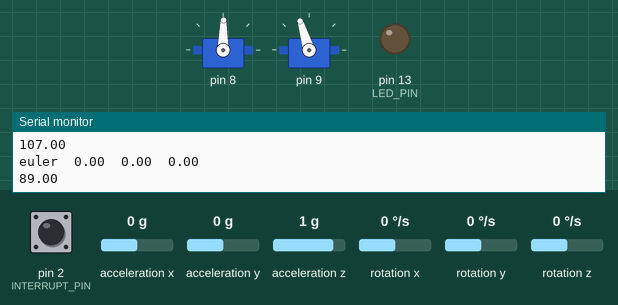
The program below on a simulated Arduino Micro, built with avr-gcc and run on an emulated ATmega32U4. Parts: 2 × servo, output pins drawn as LEDs (lit = HIGH), the last lines printed to the serial monitor. The test bench sets the inputs (shaded band); at power-on: rotation z 0 °/s, acceleration y 0 g, acceleration x 0 g, acceleration z 1 g, pin 2 (INTERRUPT_PIN) LOW, rotation x 0 °/s, rotation y 0 °/s. The sensor or clock chip raises its interrupt line as the real part does.

Above: at 1.7 s.
1.8 s: rotation z set to -192 °/s
At 2.5 s:
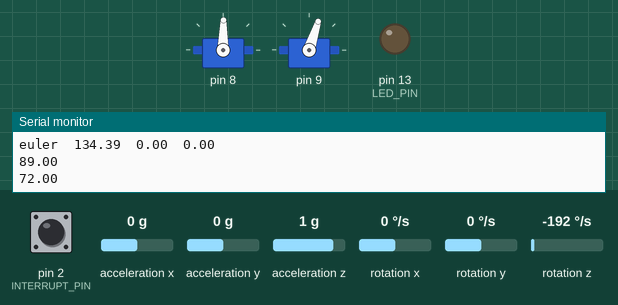
4.8 s: acceleration y set to -1.4 g
At 7.1 s:
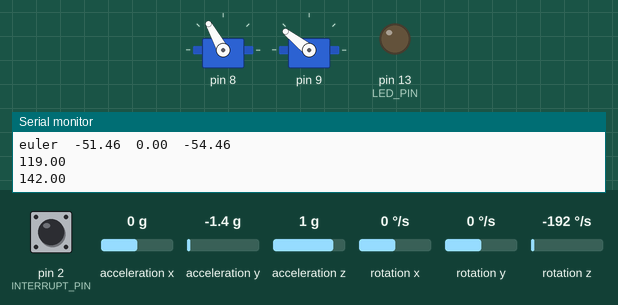
At 7.7 s:
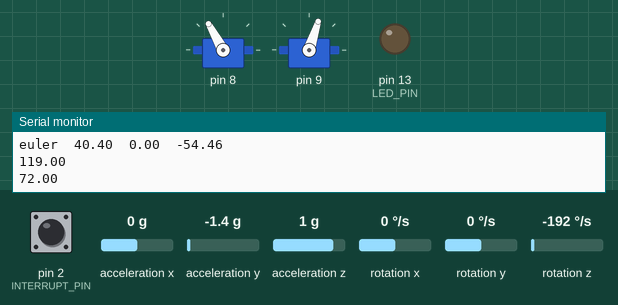
7.8 s: acceleration x set to -1.4 g
10.8 s: acceleration y set to 0 g
13.8 s: acceleration z set to -0.8 g
16.8 s: rotation z set to 0 °/s
At 17.5 s:
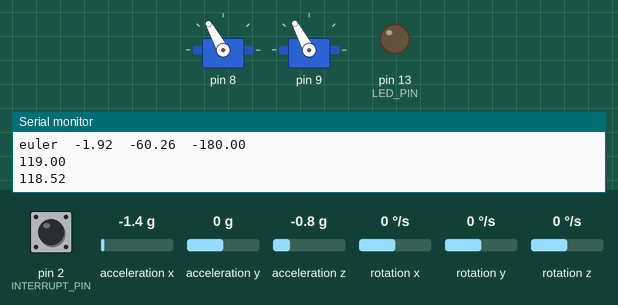
Timing chart, 0 to 19.3 s (numbered marks = the images above; inputs shaded):
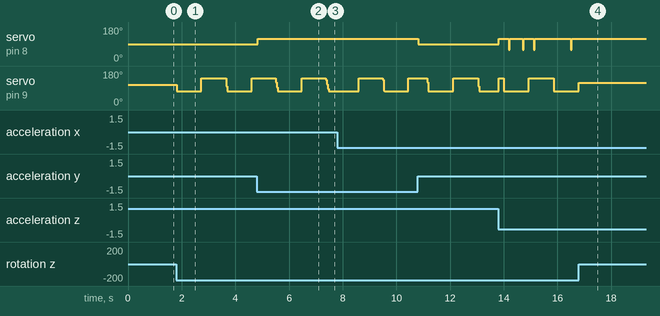

The program:

main.cpp
```cpp
#include <Arduino.h>
#include <servoX.hpp>
#include <servoY.hpp>
#include <gyro.hpp>
#include <SoftwareSerial.h>

SoftwareSerial softSerial(10, 11);
float test_vals[5] = {0, -2.14, 2.06, -5.345, 5.038};

int time_step = 0;

void setup() {
  Serial.begin(9600);
  softSerial.begin(9600);
  init_gyro();
  init_servoX(8);
  init_servoY(9);
}

float * update_test() {
  static float euler[3] = {test_vals[1], 1, 0};
  return euler;
}

void loop() {
  float *gyro_vals;
  gyro_vals = update_gyro();
  float x_out = align_servoX(*(gyro_vals + 2) * 180/M_PI, 0);
  float y_out = align_servoY(*(gyro_vals + 0) * 180/M_PI, 0);
  delay(25);
}
```

gyro.cpp
```cpp
// I2C device class (I2Cdev) demonstration Arduino sketch for MPU6050 class using DMP (MotionApps v2.0)
// 6/21/2012 by Jeff Rowberg <jeff@rowberg.net>
// Updates should (hopefully) always be available at https://github.com/jrowberg/i2cdevlib
//
// Changelog:
//      2019-07-08 - Added Auto Calibration and offset generator
//		   - and altered FIFO retrieval sequence to avoid using blocking code
//      2016-04-18 - Eliminated a potential infinite loop
//      2013-05-08 - added seamless Fastwire support
//                 - added note about gyro calibration
//      2012-06-21 - added note about Arduino 1.0.1 + Leonardo compatibility error
//      2012-06-20 - improved FIFO overflow handling and simplified read process
//      2012-06-19 - completely rearranged DMP initialization code and simplification
//      2012-06-13 - pull gyro and accel data from FIFO packet instead of reading directly
//      2012-06-09 - fix broken FIFO read sequence and change interrupt detection to RISING
//      2012-06-05 - add gravity-compensated initial reference frame acceleration output
//                 - add 3D math helper file to DMP6 example sketch
//                 - add Euler output and Yaw/Pitch/Roll output formats
//      2012-06-04 - remove accel offset clearing for better results (thanks Sungon Lee)
//      2012-06-01 - fixed gyro sensitivity to be 2000 deg/sec instead of 250
//      2012-05-30 - basic DMP initialization working

/* ============================================
I2Cdev device library code is placed under the MIT license
Copyright (c) 2012 Jeff Rowberg

Permission is hereby granted, free of charge, to any person obtaining a copy
of this software and associated documentation files (the "Software"), to deal
in the Software without restriction, including without limitation the rights
to use, copy, modify, merge, publish, distribute, sublicense, and/or sell
copies of the Software, and to permit persons to whom the Software is
furnished to do so, subject to the following conditions:

The above copyright notice and this permission notice shall be included in
all copies or substantial portions of the Software.

THE SOFTWARE IS PROVIDED "AS IS", WITHOUT WARRANTY OF ANY KIND, EXPRESS OR
IMPLIED, INCLUDING BUT NOT LIMITED TO THE WARRANTIES OF MERCHANTABILITY,
FITNESS FOR A PARTICULAR PURPOSE AND NONINFRINGEMENT. IN NO EVENT SHALL THE
AUTHORS OR COPYRIGHT HOLDERS BE LIABLE FOR ANY CLAIM, DAMAGES OR OTHER
LIABILITY, WHETHER IN AN ACTION OF CONTRACT, TORT OR OTHERWISE, ARISING FROM,
OUT OF OR IN CONNECTION WITH THE SOFTWARE OR THE USE OR OTHER DEALINGS IN
THE SOFTWARE.
===============================================
*/

// I2Cdev and MPU6050 must be installed as libraries, or else the .cpp/.h files
// for both classes must be in the include path of your project
#include "I2Cdev.h"

#include "MPU6050_6Axis_MotionApps20.h"
//#include "MPU6050.h" // not necessary if using MotionApps include file

// Arduino Wire library is required if I2Cdev I2CDEV_ARDUINO_WIRE implementation
// is used in I2Cdev.h
#if I2CDEV_IMPLEMENTATION == I2CDEV_ARDUINO_WIRE
    #include "Wire.h"
#endif

// class default I2C address is 0x68
// specific I2C addresses may be passed as a parameter here
// AD0 low = 0x68 (default for SparkFun breakout and InvenSense evaluation board)
// AD0 high = 0x69
MPU6050 mpu;
//MPU6050 mpu(0x69); // <-- use for AD0 high

/* =========================================================================
   NOTE: In addition to connection 3.3v, GND, SDA, and SCL, this sketch
   depends on the MPU-6050's INT pin being connected to the Arduino's
   external interrupt #0 pin. On the Arduino Uno and Mega 2560, this is
   digital I/O pin 2.
 * ========================================================================= */

/* =========================================================================
   NOTE: Arduino v1.0.1 with the Leonardo board generates a compile error
   when using Serial.write(buf, len). The Teapot output uses this method.
   The solution requires a modification to the Arduino USBAPI.h file, which
   is fortunately simple, but annoying. This will be fixed in the next IDE
   release. For more info, see these links:

   http://arduino.cc/forum/index.php/topic,109987.0.html
   http://code.google.com/p/arduino/issues/detail?id=958
 * ========================================================================= */


// uncomment "OUTPUT_READABLE_QUATERNION" if you want to see the actual
// quaternion components in a [w, x, y, z] format (not best for parsing
// on a remote host such as Processing or something though)
//#define OUTPUT_READABLE_QUATERNION

// uncomment "OUTPUT_READABLE_EULER" if you want to see Euler angles
// (in degrees) calculated from the quaternions coming from the FIFO.
// Note that Euler angles suffer from gimbal lock (for more info, see
// http://en.wikipedia.org/wiki/Gimbal_lock)
#define OUTPUT_READABLE_EULER

// uncomment "OUTPUT_READABLE_YAWPITCHROLL" if you want to see the yaw/
// pitch/roll angles (in degrees) calculated from the quaternions coming
// from the FIFO. Note this also requires gravity vector calculations.
// Also note that yaw/pitch/roll angles suffer from gimbal lock (for
// more info, see: http://en.wikipedia.org/wiki/Gimbal_lock)
//#define OUTPUT_READABLE_YAWPITCHROLL

// uncomment "OUTPUT_READABLE_REALACCEL" if you want to see acceleration
// components with gravity removed. This acceleration reference frame is
// not compensated for orientation, so +X is always +X according to the
// sensor, just without the effects of gravity. If you want acceleration
// compensated for orientation, us OUTPUT_READABLE_WORLDACCEL instead.
//#define OUTPUT_READABLE_REALACCEL

// uncomment "OUTPUT_READABLE_WORLDACCEL" if you want to see acceleration
// components with gravity removed and adjusted for the world frame of
// reference (yaw is relative to initial orientation, since no magnetometer
// is present in this case). Could be quite handy in some cases.
//#define OUTPUT_READABLE_WORLDACCEL

// uncomment "OUTPUT_TEAPOT" if you want output that matches the
// format used for the InvenSense teapot demo
//#define OUTPUT_TEAPOT


#define INTERRUPT_PIN 2  // use pin 2 on Arduino Uno & most boards
#define LED_PIN 13 // (Arduino is 13, Teensy is 11, Teensy++ is 6)
bool blinkState = false;

// MPU control/status vars
bool dmpReady = false;  // set true if DMP init was successful
uint8_t mpuIntStatus;   // holds actual interrupt status byte from MPU
uint8_t devStatus;      // return status after each device operation (0 = success, !0 = error)
uint16_t packetSize;    // expected DMP packet size (default is 42 bytes)
uint16_t fifoCount;     // count of all bytes currently in FIFO
uint8_t fifoBuffer[64]; // FIFO storage buffer

// orientation/motion vars
Quaternion q;           // [w, x, y, z]         quaternion container
VectorInt16 aa;         // [x, y, z]            accel sensor measurements
VectorInt16 aaReal;     // [x, y, z]            gravity-free accel sensor measurements
VectorInt16 aaWorld;    // [x, y, z]            world-frame accel sensor measurements
VectorFloat gravity;    // [x, y, z]            gravity vector
float euler[3];         // [psi, theta, phi]    Euler angle container
float ypr[3];           // [yaw, pitch, roll]   yaw/pitch/roll container and gravity vector

// packet structure for InvenSense teapot demo
uint8_t teapotPacket[14] = { '$', 0x02, 0,0, 0,0, 0,0, 0,0, 0x00, 0x00, '\r', '\n' };


// ================================================================
// ===               INTERRUPT DETECTION ROUTINE                ===
// ================================================================

volatile bool mpuInterrupt = false;     // indicates whether MPU interrupt pin has gone high
void dmpDataReady() {
    mpuInterrupt = true;
}


// ================================================================
// ===                      INITIAL SETUP                       ===
// ================================================================

void init_gyro() {
    // join I2C bus (I2Cdev library doesn't do this automatically)
    #if I2CDEV_IMPLEMENTATION == I2CDEV_ARDUINO_WIRE
        Wire.begin();
        Wire.setClock(400000); // 400kHz I2C clock. Comment this line if having compilation difficulties
    #elif I2CDEV_IMPLEMENTATION == I2CDEV_BUILTIN_FASTWIRE
        Fastwire::setup(400, true);
    #endif

    // initialize serial communication
    // (115200 chosen because it is required for Teapot Demo output, but it's
    // really up to you depending on your project)
    // Serial.begin(9600);
    //while (!Serial); // wait for Leonardo enumeration, others continue immediately

    // NOTE: 8MHz or slower host processors, like the Teensy @ 3.3V or Arduino
    // Pro Mini running at 3.3V, cannot handle this baud rate reliably due to
    // the baud timing being too misaligned with processor ticks. You must use
    // 38400 or slower in these cases, or use some kind of external separate
    // crystal solution for the UART timer.

    // initialize device
    Serial.println(F("Initializing I2C devices..."));
    mpu.initialize();
    pinMode(INTERRUPT_PIN, INPUT);

    // verify connection
    Serial.println(F("Testing device connections..."));
    Serial.println(mpu.testConnection() ? F("MPU6050 connection successful") : F("MPU6050 connection failed"));

    // wait for ready
    Serial.println(F("\nSend any character to begin DMP programming and demo: "));
    // while (Serial.available() && Serial.read()); // empty buffer
    // while (!Serial.available());                 // wait for data
    // while (Serial.available() && Serial.read()); // empty buffer again

    // load and configure the DMP
    Serial.println(F("Initializing DMP..."));
    devStatus = mpu.dmpInitialize();

    // supply your own gyro offsets here, scaled for min sensitivity
    mpu.setXGyroOffset(0);
    mpu.setYGyroOffset(0);
    mpu.setZGyroOffset(0);
    mpu.setZAccelOffset(1788); // 1688 factory default for my test chip

    // make sure it worked (returns 0 if so)
    if (devStatus == 0) {
        // Calibration Time: generate offsets and calibrate our MPU6050
        mpu.CalibrateAccel(6);
        mpu.CalibrateGyro(6);
        mpu.PrintActiveOffsets();
        // turn on the DMP, now that it's ready
        Serial.println(F("Enabling DMP..."));
        mpu.setDMPEnabled(true);

        // enable Arduino interrupt detection
        Serial.print(F("Enabling interrupt detection (Arduino external interrupt "));
        Serial.print(digitalPinToInterrupt(INTERRUPT_PIN));
        Serial.println(F(")..."));
        attachInterrupt(digitalPinToInterrupt(INTERRUPT_PIN), dmpDataReady, RISING);
        mpuIntStatus = mpu.getIntStatus();

        // set our DMP Ready flag so the main loop() function knows it's okay to use it
        Serial.println(F("DMP ready! Waiting for first interrupt..."));
        dmpReady = true;

        // get expected DMP packet size for later comparison
        packetSize = mpu.dmpGetFIFOPacketSize();
    } else {
        // ERROR!
        // 1 = initial memory load failed
        // 2 = DMP configuration updates failed
        // (if it's going to break, usually the code will be 1)
        Serial.print(F("DMP Initialization failed (code "));
        Serial.print(devStatus);
        Serial.println(F(")"));
    }

    // configure LED for output
    pinMode(LED_PIN, OUTPUT);
}


// ================================================================
// ===                    MAIN PROGRAM LOOP                     ===
// ================================================================

float * update_gyro() {
    // if programming failed, don't try to do anything
    if (!dmpReady) return nullptr;
    // read a packet from FIFO
    if (mpu.dmpGetCurrentFIFOPacket(fifoBuffer)) { // Get the Latest packet
        #ifdef OUTPUT_READABLE_QUATERNION
            // display quaternion values in easy matrix form: w x y z
            mpu.dmpGetQuaternion(&q, fifoBuffer);
            Serial.print("quat\t");
            Serial.print(q.w);
            Serial.print("\t");
            Serial.print(q.x);
            Serial.print("\t");
            Serial.print(q.y);
            Serial.print("\t");
            Serial.println(q.z);
        #endif

        #ifdef OUTPUT_READABLE_EULER
            // display Euler angles in degrees
            mpu.dmpGetQuaternion(&q, fifoBuffer);
            mpu.dmpGetEuler(euler, &q);
            Serial.print("euler\t");
            Serial.print(euler[0] * 180/M_PI);
            Serial.print("\t");
            Serial.print(euler[1] * 180/M_PI);
            Serial.print("\t");
            Serial.println(euler[2] * 180/M_PI);
            return euler;
        #endif

        #ifdef OUTPUT_READABLE_YAWPITCHROLL
            // display Euler angles in degrees
            mpu.dmpGetQuaternion(&q, fifoBuffer);
            mpu.dmpGetGravity(&gravity, &q);
            mpu.dmpGetYawPitchRoll(ypr, &q, &gravity);
            Serial.print("ypr\t");
            Serial.print(ypr[0] * 180/M_PI);
            Serial.print("\t");
            Serial.print(ypr[1] * 180/M_PI);
            Serial.print("\t");
            Serial.println(ypr[2] * 180/M_PI);
            return ypr;
        #endif

        #ifdef OUTPUT_READABLE_REALACCEL
            // display real acceleration, adjusted to remove gravity
            mpu.dmpGetQuaternion(&q, fifoBuffer);
            mpu.dmpGetAccel(&aa, fifoBuffer);
            mpu.dmpGetGravity(&gravity, &q);
            mpu.dmpGetLinearAccel(&aaReal, &aa, &gravity);
            Serial.print("areal\t");
            Serial.print(aaReal.x);
            Serial.print("\t");
            Serial.print(aaReal.y);
            Serial.print("\t");
            Serial.println(aaReal.z);
        #endif

        #ifdef OUTPUT_READABLE_WORLDACCEL
            // display initial world-frame acceleration, adjusted to remove gravity
            // and rotated based on known orientation from quaternion
            mpu.dmpGetQuaternion(&q, fifoBuffer);
            mpu.dmpGetAccel(&aa, fifoBuffer);
            mpu.dmpGetGravity(&gravity, &q);
            mpu.dmpGetLinearAccel(&aaReal, &aa, &gravity);
            mpu.dmpGetLinearAccelInWorld(&aaWorld, &aaReal, &q);
            Serial.print("aworld\t");
            Serial.print(aaWorld.x);
            Serial.print("\t");
            Serial.print(aaWorld.y);
            Serial.print("\t");
            Serial.println(aaWorld.z);
        #endif

        #ifdef OUTPUT_TEAPOT
            // display quaternion values in InvenSense Teapot demo format:
            teapotPacket[2] = fifoBuffer[0];
            teapotPacket[3] = fifoBuffer[1];
            teapotPacket[4] = fifoBuffer[4];
            teapotPacket[5] = fifoBuffer[5];
            teapotPacket[6] = fifoBuffer[8];
            teapotPacket[7] = fifoBuffer[9];
            teapotPacket[8] = fifoBuffer[12];
            teapotPacket[9] = fifoBuffer[13];
            Serial.write(teapotPacket, 14);
            teapotPacket[11]++; // packetCount, loops at 0xFF on purpose
        #endif

        // blink LED to indicate activity
        blinkState = !blinkState;
        digitalWrite(LED_PIN, blinkState);
    }
}

// #include <Wire.h>
// #include <I2Cdev.h>
// #include <MPU6050.h>

// MPU6050 mpu;
// int16_t ax, ay, az;
// int16_t gx, gy, gz;

// void init_gyro() {
//   // join I2C bus (I2Cdev library doesn't do this automatically)
//   #if I2CDEV_IMPLEMENTATION == I2CDEV_ARDUINO_WIRE
//     Wire.begin();
//   #elif I2CDEV_IMPLEMENTATION == I2CDEV_BUILTIN_FASTWIRE
//     Fastwire::setup(400, true);
//   #endif

//   Serial.begin(9600);

//   // initialize device
//   Serial.println("Initializing I2C devices...");
//   mpu.initialize();

//   // verify connection
//   Serial.println("Testing device connections...");
//   Serial.println(mpu.testConnection() ? "MPU6050 connection successful" : "MPU6050 connection failed");
// }

// void update_gyro() {
//   mpu.getMotion6(&ax, &ay, &az, &gx, &gy, &gz);
// }

// int get_acc_x() {
//   return ax;
// }

// int get_acc_y() {
//   return ay;
// }

// int get_acc_z() {
//   return az;
// }

// int get_gyro_x() {
//   return gx;
// }

// int get_gyro_y() {
//   return gy;
// }

// int get_gyro_z() {
//   return gz;
// }
```

gyro.hpp
```cpp
void init_gyro();
float * update_gyro();
```

servoX.cpp
```cpp
#include <Arduino.h>
#include <Servo.h>

Servo servoX;
const float PX = 3;
const float IX = 0;
const float DX = 0.001;
long previousTimeX = 0;
float lastErrorX, cumulativeErrorX = 0;

void reset_servoX() {
  servoX.write(89);
}

void init_servoX(int pin) {
  servoX.attach(pin);
  reset_servoX();
}

float align_servoX(float xTilt, float setPoint) {
  long currentTime = millis();
  long elapsedTime = currentTime - previousTimeX;

  float error = setPoint - xTilt;

  cumulativeErrorX += error * elapsedTime;

  float rateError = (error - lastErrorX) / elapsedTime;

  float output = PX * error + IX * cumulativeErrorX + DX * rateError;

  lastErrorX = error;
  previousTimeX = currentTime;

  output = 89 + (output*2);

  if (output > 119) output = 119;
  if (output < 59) output = 59;

  Serial.println(output);

  servoX.write(output);

  return output;
}
```

servoX.hpp
```cpp
void reset_servoX();
void init_servoX(int pin);
float align_servoX(float xTilt, float setPoint);
```

servoY.hpp
```cpp
void reset_servoY();
void init_servoY(int pin);
float align_servoY(float xTilt, float setPoint);
```

Source omitted: servoY.cpp (862 bytes)

Measured:
- after the input at 1.8 s, servo on pin 9: alternates 142° for 0.89 s and 72° for 0.96 s, starting at once
- after the input at 4.8 s, servo on pin 8: 89° → 119° at once
- after the input at 16.8 s, servo on pin 8: stops changing and stays 119°; servo on pin 9: goes on until 16.8 s, then stays 118°
